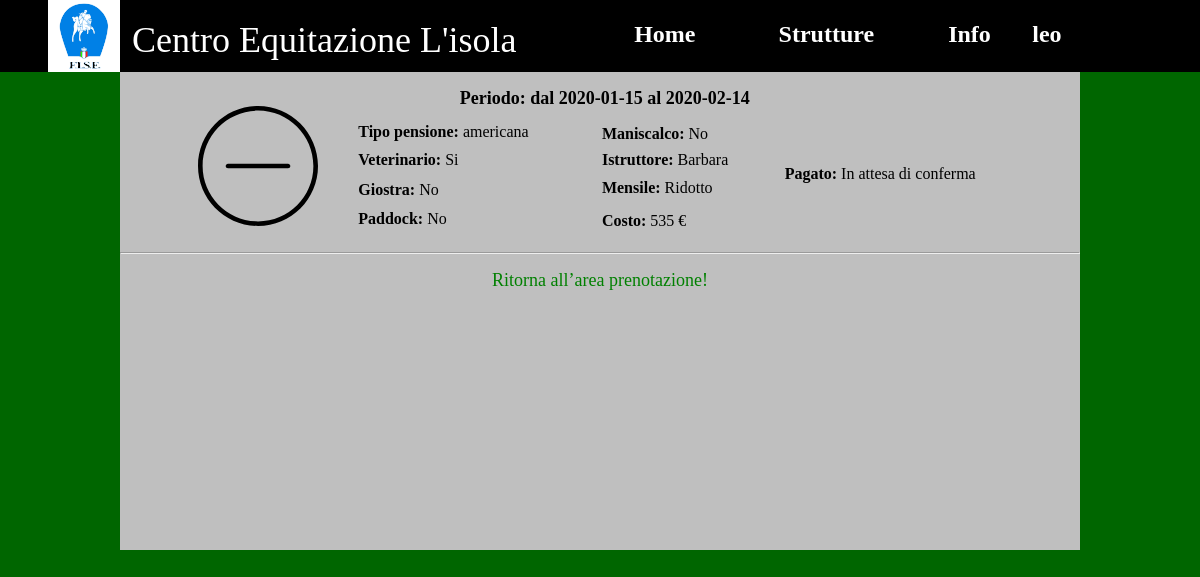
Page /pagamenti.php (signed in) on the committed database.
### tables this page shows
CREATE TABLE `registro_mensile` (
  `id` int(11) NOT NULL AUTO_INCREMENT,
  `username` varchar(50) NOT NULL,
  `pensione` varchar(50) NOT NULL,
  `paddock` int(11) NOT NULL,
  `giostra` int(11) NOT NULL,
  `maniscalco` int(11) NOT NULL,
  `veterinario` int(11) NOT NULL,
  `istruttore` varchar(50) NOT NULL,
  `mensile` varchar(50) NOT NULL,
  `mese_inizio` date NOT NULL,
  `mese_fine` date NOT NULL,
  `costo` int(11) NOT NULL,
  `pagato` int(11) NOT NULL,
  PRIMARY KEY (`id`)
);

### pagamenti.php (the view, shortened to what this page needs)
<?php
require('database/db.php');
?>
<!DOCTYPE html>
<html lang="it">
<head>
	<link rel='stylesheet' type='text/css' href='Css/pagamenti.css'>
</head>
<body id="body">
<div id="barranav">
  <table id="link">
  <tr>
    <th><a href="Home.php"> Home </a></th>
    <th><a href="Strutture.php"> Strutture </a></th>
    <th><a href="Info.php">Info</a></th>
   <?php
  if(isset($_SESSION['username_log'])){
   echo '<th><a href="indice_login.php">'.' '. $_SESSION["username_log"] . '</a></th>';}
    else{ echo '<th><a href="login.php">Login</a></th>';}
  ?>
  </tr>
</table>
  <img src="./immagini/FISE.svg" alt="fise" id="fise">
  <p id="isola2"> Centro Equitazione L'isola <p>
</div>
<div id="centro_1">
<?php
$query1 = mysqli_query($con, "SELECT * FROM registro_mensile WHERE username='".$_SESSION['username_log']."'");
$resultCount=mysqli_num_rows($query1);
while($row = mysqli_fetch_assoc($query1)){
  $rows_registro_mensile[] = $row;
}
for($i = 0; $i<$resultCount; $i++){
echo '
<section class="sezione">
<div class="img"> ';
    if($rows_registro_mensile[$i]['pagato'] == 1){echo'<img src="./immagini/minus.svg" alt="avatar">';}
    echo'
</div>
<div class="testo">
  <h2> Periodo: dal '.$rows_registro_mensile[$i]['mese_inizio'].' al '.$rows_registro_mensile[$i]['mese_fine'].'</h2>
  <p class="pensione"> <strong>Tipo pensione:</strong> '.$rows_registro_mensile[$i]['pensione'].'</p><br>';
  if($rows_registro_mensile[$i]['paddock'] == 0){ echo'<p class="paddock"><strong>Paddock:</strong> No</p>';}
     else{ echo '<p class="paddock"><strong>Paddock:</strong> Si</p>';};
  if($rows_registro_mensile[$i]['giostra'] == 0){ echo'<p class="giostra"><strong>Giostra:</strong> No</p>';}
      else{ echo '<p class="giostra"><strong>Giostra:</strong> Si</p>';};
  if($rows_registro_mensile[$i]['veterinario'] == 0){ echo'<p class="veterinario"><strong>Veterinario:</strong> No</p>';}
      else{ echo '<p class="veterinario"><strong>Veterinario:</strong> Si</p>';};
  if($rows_registro_mensile[$i]['maniscalco'] == 0){ echo'<p class="maniscalco"><strong>Maniscalco:</strong> No</p>';}
     else{ echo '<p class="maniscalco"><strong>Maniscalco:</strong> Si</p>';};
    echo'
          <p class="istruttore"><strong>Istruttore:</strong> '.$rows_registro_mensile[$i]['istruttore'].'</p>
          <p class="mensile"><strong>Mensile:</strong> '.$rows_registro_mensile[$i]['mensile'].'</p>
           <p class="costo"><strong>Costo:</strong> '.$rows_registro_mensile[$i]['costo'].' &euro;</p>';
            if($rows_registro_mensile[$i]['pagato'] == 1){echo'<p class="pagato"><strong>Pagato:</strong> In attesa di conferma</p>';}
echo'
</div>
</section>
<br>
<hr>
';
}
?>
<?php
if($resultCount >0){
  echo '<p id="ritorno"><a href="AreaServizi.php"> Ritorna all&rsquo;area prenotazione!</a></p>';};
?>
</div>
</body>
</html>

### Css/pagamenti.css (style rules this page uses)
#body { background-color: #006600; margin: auto; }
#barranav { background-color: black; position: fixed; left:0; top:0vw; width: 100%; height: 6vw; z-index: 300; }
#link { position: absolute; right: 10vw; top:1.5vw; z-index: 301; width: 40%; padding:0; }
#link a { text-decoration: none ; font-size:2vw; color:white; }
#isola2 { position: absolute; top:-1.4vw; font-size: 3vw; font-family: Kunstler Script; color: white; left: 11%; }
#fise { position: absolute; width: 8vw; top:0vw; left: 3vw; height: 6vw; z-index: 300; }
#centro_1 { background-color: #bfbfbf; position: absolute; top:5.8vw; left:10vw; right:10vw; border: none; min-height: 40vw }
.sezione { position: relative; height: 13vw; }
.img { width: 10vw; height: 11vw; position: relative; left: 6.5vw; top: 3vw; }
.testo { position: absolute; top: 13%; left: 22%; height: 100%; width: 70.5% }
.testo h2 { position: relative; left: 19%; top: -11%; width: 44%; font-size: 1.5vw; font-weight: bold; }
.pensione { position: relative; top: -12%; left: 4%; }
.paddock { position: absolute; top: 67%; left: 4%; }
.giostra { position: absolute; top: 48%; left: 4%; }
.veterinario { position: absolute; top: 29%; left: 4%; }
.maniscalco { position: absolute; left: 40%; top: 12%; }
.istruttore { position: absolute; top: 29%; left: 40%; }
.mensile { position: absolute; left: 40%; top: 47%; }
.costo { position: absolute; top: 68%; left: 40%; }
.pagato { position: absolute; left: 67%; top: 38%; }
#ritorno { position: relative; text-align: center; }
#ritorno a { text-decoration: none; color:green; font-size: 1.5vw; }

### rows in the picture
registro_mensile: pagato 1 (drawn), mese_inizio "2020-01-15", mese_fine "2020-02-14", pensione "americana", shows "Paddock:", paddock "No", shows "Giostra:", giostra "No", shows "Veterinario:", veterinario "Si", shows "Maniscalco:", maniscalco "No", istruttore "Barbara", mensile "Ridotto", costo "535", shows "Pagato:"

### other values in the picture
$_SESSION["username_log"] "leo"
